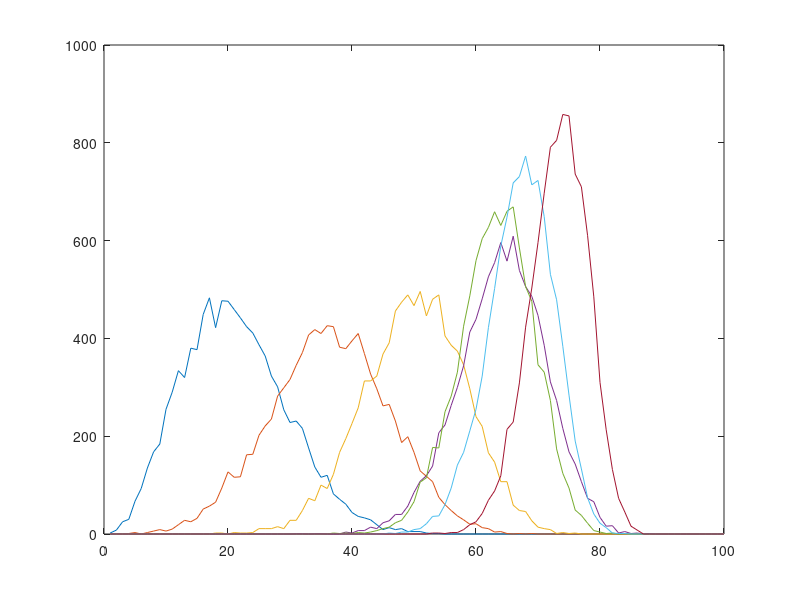

MATLAB code to generate this figure: (Note: this script raises an error after producing the figure.)
trials=1e4;
for alpha=1:7
% alpha=1;
steps=20;
polar=zeros(steps,1);
azm=zeros(steps,1);
%% First step
r=1;
azm(1)=rand()*2*pi;
polar(1) = acos(2*rand()-1);

%% Next steps
D=[];
for i=1:trials
M=steps-1;
polar(2:end)=acos(2*rand(M,1).^(1/alpha)-1);
azm(2:end)=rand(M,1)*2*pi;
x=sin(polar).*cos(azm);
y=sin(polar).*sin(azm);
z=cos(polar);
X=sum(x);
Y=sum(y);
Z=sum(z);
distance=sqrt(X^2+Y^2+Z^2);
D=[D;distance];
end
% hist(D)

%% Binning
bins=100;
delt=steps/bins;
range_end=0;
prob=[];
COV=[];
for i=1:bins
   range_start=range_end;
   range_end=range_start+delt;
   interim=D(D>=range_start & D<=range_end); 
   
   prob(i)=length(interim);
   COV(i)=std( interim) / sqrt( length( interim ))/prob(i);
end

%% Plotting
plot(prob);

hold on
end

%% large equation
clear X Y Z
N=20;
rmax=20;
r=1;
i=1;
p_check=[];
for r=0:0.1:rmax
ro=r/rmax;
L= @(x) 1/tanh(x)-1/x-ro;
x0=0.5;
linv = fzero(L,x0);
p_check(i)=ro*linv/(rmax*sqrt((pi/(2*N^3))*(1-ro^2-2*ro/(linv)))) * exp(-N*ro*linv) * (sinh(linv)/linv)^N;
i=i+1;
end

semilogy(p_check)
% hold on
% semilogy(prob)

%% Coefficient of variation
% figure,plot(COV)